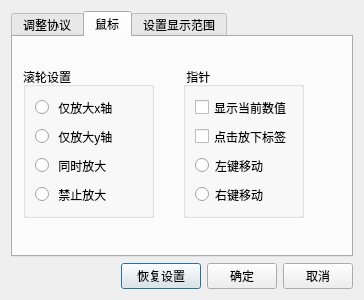
<?xml version="1.0" encoding="UTF-8"?>
<ui version="4.0">
 <class>oscset</class>
 <widget class="QDialog" name="oscset">
  <property name="geometry">
   <rect>
    <x>0</x>
    <y>0</y>
    <width>364</width>
    <height>300</height>
   </rect>
  </property>
  <property name="maximumSize">
   <size>
    <width>365</width>
    <height>300</height>
   </size>
  </property>
  <property name="sizeIncrement">
   <size>
    <width>365</width>
    <height>300</height>
   </size>
  </property>
  <property name="windowTitle">
   <string>Dialog</string>
  </property>
  <layout class="QVBoxLayout" name="verticalLayout_4">
   <item>
    <widget class="QTabWidget" name="tabWidget">
     <property name="currentIndex">
      <number>1</number>
     </property>
     <widget class="QWidget" name="tab_3">
      <attribute name="title">
       <string>调整协议</string>
      </attribute>
      <layout class="QVBoxLayout" name="verticalLayout">
       <property name="spacing">
        <number>10</number>
       </property>
       <property name="leftMargin">
        <number>2</number>
       </property>
       <property name="topMargin">
        <number>10</number>
       </property>
       <property name="rightMargin">
        <number>0</number>
       </property>
       <property name="bottomMargin">
        <number>0</number>
       </property>
       <item>
        <widget class="QLabel" name="label">
         <property name="text">
          <string>设置通讯协议    输入16进制数   以空格进行分隔</string>
         </property>
        </widget>
       </item>
       <item>
        <widget class="QTabWidget" name="tabWidget_2">
         <property name="currentIndex">
          <number>5</number>
         </property>
         <widget class="QWidget" name="data_tab1">
          <attribute name="title">
           <string>data1</string>
          </attribute>
          <layout class="QVBoxLayout" name="verticalLayout_2">
           <property name="spacing">
            <number>0</number>
           </property>
           <property name="leftMargin">
            <number>0</number>
           </property>
           <property name="topMargin">
            <number>0</number>
           </property>
           <property name="rightMargin">
            <number>0</number>
           </property>
           <property name="bottomMargin">
            <number>0</number>
           </property>
           <item>
            <widget class="Agreement" name="data1" native="true"/>
           </item>
          </layout>
         </widget>
         <widget class="QWidget" name="data_tab2">
          <attribute name="title">
           <string>data2</string>
          </attribute>
          <layout class="QVBoxLayout" name="verticalLayout_3">
           <property name="spacing">
            <number>0</number>
           </property>
           <property name="leftMargin">
            <number>0</number>
           </property>
           <property name="topMargin">
            <number>0</number>
           </property>
           <property name="rightMargin">
            <number>0</number>
           </property>
           <property name="bottomMargin">
            <number>0</number>
           </property>
           <item>
            <widget class="Agreement" name="data2" native="true"/>
           </item>
          </layout>
         </widget>
         <widget class="QWidget" name="data_tab3">
          <attribute name="title">
           <string>data3</string>
          </attribute>
          <layout class="QVBoxLayout" name="verticalLayout_5">
           <property name="spacing">
            <number>0</number>
           </property>
           <property name="leftMargin">
            <number>0</number>
           </property>
           <property name="topMargin">
            <number>0</number>
           </property>
           <property name="rightMargin">
            <number>0</number>
           </property>
           <property name="bottomMargin">
            <number>0</number>
           </property>
           <item>
            <widget class="Agreement" name="data3" native="true"/>
           </item>
          </layout>
         </widget>
         <widget class="QWidget" name="data_tab4">
          <attribute name="title">
           <string>data4</string>
          </attribute>
          <layout class="QVBoxLayout" name="verticalLayout_6">
           <property name="spacing">
            <number>0</number>
           </property>
           <property name="leftMargin">
            <number>0</number>
           </property>
           <property name="topMargin">
            <number>0</number>
           </property>
           <property name="rightMargin">
            <number>0</number>
           </property>
           <property name="bottomMargin">
            <number>0</number>
           </property>
           <item>
            <widget class="Agreement" name="data4" native="true"/>
           </item>
          </layout>
         </widget>
         <widget class="QWidget" name="data_tab5">
          <attribute name="title">
           <string>data5</string>
          </attribute>
          <layout class="QVBoxLayout" name="verticalLayout_7">
           <property name="spacing">
            <number>0</number>
           </property>
           <property name="leftMargin">
            <number>0</number>
           </property>
           <property name="topMargin">
            <number>0</number>
           </property>
           <property name="rightMargin">
            <number>0</number>
           </property>
           <property name="bottomMargin">
            <number>0</number>
           </property>
           <item>
            <widget class="Agreement" name="data5" native="true"/>
           </item>
          </layout>
         </widget>
         <widget class="QWidget" name="tab_11">
          <attribute name="title">
           <string>data6</string>
          </attribute>
          <layout class="QVBoxLayout" name="verticalLayout_8">
           <property name="spacing">
            <number>0</number>
           </property>
           <property name="leftMargin">
            <number>0</number>
           </property>
           <property name="topMargin">
            <number>0</number>
           </property>
           <property name="rightMargin">
            <number>0</number>
           </property>
           <property name="bottomMargin">
            <number>0</number>
           </property>
           <item>
            <widget class="Agreement" name="data6" native="true"/>
           </item>
          </layout>
         </widget>
        </widget>
       </item>
       <item>
        <widget class="QWidget" name="widget_2" native="true">
         <layout class="QHBoxLayout" name="horizontalLayout_2">
          <property name="leftMargin">
           <number>0</number>
          </property>
          <property name="topMargin">
           <number>0</number>
          </property>
          <property name="rightMargin">
           <number>0</number>
          </property>
          <property name="bottomMargin">
           <number>0</number>
          </property>
         </layout>
        </widget>
       </item>
      </layout>
     </widget>
     <widget class="QWidget" name="tab_4">
      <attribute name="title">
       <string>鼠标</string>
      </attribute>
      <widget class="QGroupBox" name="groupBox">
       <property name="geometry">
        <rect>
         <x>10</x>
         <y>30</y>
         <width>131</width>
         <height>151</height>
        </rect>
       </property>
       <property name="title">
        <string>滚轮设置</string>
       </property>
       <layout class="QVBoxLayout" name="verticalLayout_9">
        <item>
         <widget class="QRadioButton" name="radioButton_2">
          <property name="text">
           <string> 仅放大x轴</string>
          </property>
         </widget>
        </item>
        <item>
         <widget class="QRadioButton" name="radioButton">
          <property name="text">
           <string> 仅放大y轴</string>
          </property>
         </widget>
        </item>
        <item>
         <widget class="QRadioButton" name="radioButton_3">
          <property name="text">
           <string> 同时放大</string>
          </property>
          <property name="checkable">
           <bool>true</bool>
          </property>
          <property name="checked">
           <bool>false</bool>
          </property>
         </widget>
        </item>
        <item>
         <widget class="QRadioButton" name="radioButton_4">
          <property name="text">
           <string> 禁止放大</string>
          </property>
         </widget>
        </item>
       </layout>
      </widget>
      <widget class="QGroupBox" name="groupBox_2">
       <property name="geometry">
        <rect>
         <x>170</x>
         <y>30</y>
         <width>121</width>
         <height>151</height>
        </rect>
       </property>
       <property name="title">
        <string> 指针</string>
       </property>
       <layout class="QVBoxLayout" name="verticalLayout_10">
        <item>
         <widget class="QCheckBox" name="checkBox">
          <property name="text">
           <string>显示当前数值</string>
          </property>
         </widget>
        </item>
        <item>
         <widget class="QCheckBox" name="checkBox_2">
          <property name="text">
           <string>点击放下标签</string>
          </property>
         </widget>
        </item>
        <item>
         <widget class="QRadioButton" name="radioButton_5">
          <property name="text">
           <string>左键移动</string>
          </property>
         </widget>
        </item>
        <item>
         <widget class="QRadioButton" name="radioButton_6">
          <property name="text">
           <string>右键移动</string>
          </property>
          <property name="checkable">
           <bool>true</bool>
          </property>
          <property name="checked">
           <bool>false</bool>
          </property>
         </widget>
        </item>
       </layout>
      </widget>
     </widget>
     <widget class="QWidget" name="tab_5">
      <attribute name="title">
       <string>设置显示范围</string>
      </attribute>
      <widget class="QGroupBox" name="groupBox_3">
       <property name="geometry">
        <rect>
         <x>20</x>
         <y>40</y>
         <width>131</width>
         <height>111</height>
        </rect>
       </property>
       <property name="title">
        <string> x 轴</string>
       </property>
       <layout class="QFormLayout" name="formLayout">
        <property name="verticalSpacing">
         <number>20</number>
        </property>
        <item row="0" column="0">
         <widget class="QLabel" name="label_2">
          <property name="text">
           <string>起点:</string>
          </property>
         </widget>
        </item>
        <item row="0" column="1">
         <widget class="QLineEdit" name="lineEdit"/>
        </item>
        <item row="1" column="0">
         <widget class="QLabel" name="label_3">
          <property name="text">
           <string>范围:</string>
          </property>
         </widget>
        </item>
        <item row="1" column="1">
         <widget class="QLineEdit" name="lineEdit_2"/>
        </item>
       </layout>
      </widget>
      <widget class="QGroupBox" name="groupBox_4">
       <property name="geometry">
        <rect>
         <x>180</x>
         <y>40</y>
         <width>131</width>
         <height>111</height>
        </rect>
       </property>
       <property name="title">
        <string>  y 轴</string>
       </property>
       <layout class="QFormLayout" name="formLayout_2">
        <property name="verticalSpacing">
         <number>20</number>
        </property>
        <item row="0" column="0">
         <widget class="QLabel" name="label_5">
          <property name="text">
           <string>起点:</string>
          </property>
         </widget>
        </item>
        <item row="0" column="1">
         <widget class="QLineEdit" name="lineEdit_3"/>
        </item>
        <item row="1" column="0">
         <widget class="QLabel" name="label_4">
          <property name="text">
           <string>范围:</string>
          </property>
         </widget>
        </item>
        <item row="1" column="1">
         <widget class="QLineEdit" name="lineEdit_4"/>
        </item>
       </layout>
      </widget>
      <widget class="QRadioButton" name="radioButton_7">
       <property name="geometry">
        <rect>
         <x>30</x>
         <y>160</y>
         <width>111</width>
         <height>16</height>
        </rect>
       </property>
       <property name="text">
        <string>坐标轴跟随数据</string>
       </property>
      </widget>
     </widget>
    </widget>
   </item>
   <item>
    <widget class="QWidget" name="widget" native="true">
     <property name="maximumSize">
      <size>
       <width>16777215</width>
       <height>30</height>
      </size>
     </property>
     <layout class="QHBoxLayout" name="horizontalLayout">
      <property name="leftMargin">
       <number>0</number>
      </property>
      <property name="topMargin">
       <number>0</number>
      </property>
      <property name="rightMargin">
       <number>0</number>
      </property>
      <property name="bottomMargin">
       <number>0</number>
      </property>
      <item>
       <spacer name="horizontalSpacer">
        <property name="orientation">
         <enum>Qt::Horizontal</enum>
        </property>
        <property name="sizeHint" stdset="0">
         <size>
          <width>40</width>
          <height>20</height>
         </size>
        </property>
       </spacer>
      </item>
      <item>
       <widget class="QPushButton" name="renew_btn">
        <property name="text">
         <string>恢复设置</string>
        </property>
       </widget>
      </item>
      <item>
       <widget class="QPushButton" name="ok_btn">
        <property name="maximumSize">
         <size>
          <width>70</width>
          <height>16777215</height>
         </size>
        </property>
        <property name="text">
         <string>确定</string>
        </property>
       </widget>
      </item>
      <item>
       <widget class="QPushButton" name="cancle_btn">
        <property name="maximumSize">
         <size>
          <width>70</width>
          <height>16777215</height>
         </size>
        </property>
        <property name="text">
         <string>取消</string>
        </property>
       </widget>
      </item>
     </layout>
    </widget>
   </item>
  </layout>
 </widget>
 <customwidgets>
  <customwidget>
   <class>Agreement</class>
   <extends>QWidget</extends>
   <header location="global">agreement.h</header>
   <container>1</container>
  </customwidget>
 </customwidgets>
 <resources/>
 <connections/>
</ui>
